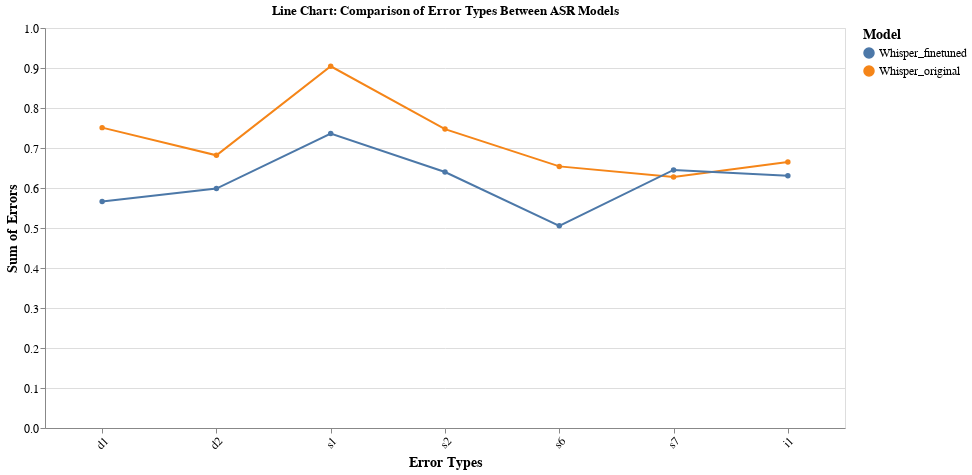

Notebook source saved alongside this figure:
### Code cell
import altair as alt
import pandas as pd
import numpy as np

# Filter out error_types that aren't present in error_weights
filtered_error_types = [et for et in error_types if et in error_weights]

# Create aligned arrays for the filtered list
y_model_1_filtered = [model_1_scores[error_types.index(et)] for et in filtered_error_types]
y_model_2_filtered = [model_2_scores[error_types.index(et)] for et in filtered_error_types]
weights_filtered = [error_weights[et] for et in filtered_error_types]

n = len(filtered_error_types)

# Build DataFrame for Altair
data = pd.DataFrame({
    'Error Types': np.tile(filtered_error_types, 2),
    'Sum of Errors': np.concatenate([y_model_1_filtered, y_model_2_filtered]),
    'Model': [label_model_1] * n + [label_model_2] * n,
    'Weights': np.tile(weights_filtered, 2)
})

line_chart = alt.Chart(data).mark_line(point=True).encode(
    x=alt.X('Error Types:N', 
            title='Error Types', 
            sort=filtered_error_types, 
            axis=alt.Axis(labelAngle=-45)),
    y=alt.Y('Sum of Errors:Q', title='Sum of Errors'),
    color=alt.Color('Model:N', title='Model'),
    tooltip=['Error Types', 'Sum of Errors', 'Model', 'Weights']
).properties(
    title='Line Chart: Comparison of Error Types Between ASR Models',
    width=800,
    height=400
).configure_axis(
    labelFontSize=12,
    titleFontSize=14
).configure_legend(
    labelFontSize=12,
    titleFontSize=14
)

line_chart.show()

### Figure 1 — Vega-Lite specification as saved in the notebook (floating-point values rounded to 4 significant figures)
{"config": {"view": {"continuousWidth": 300, "continuousHeight": 300}, "axis": {"labelFontSize": 12, "titleFontSize": 14}, "legend": {"labelFontSize": 12, "titleFontSize": 14}}, "data": {"name": "data-a8ad783e6e0951e18dcdb74c9926c87a"}, "mark": {"type": "line", "point": true}, "encoding": {"color": {"field": "Model", "title": "Model", "type": "nominal"}, "tooltip": [{"field": "Error Types", "type": "nominal"}, {"field": "Sum of Errors", "type": "quantitative"}, {"field": "Model", "type": "nominal"}, {"field": "Weights", "type": "quantitative"}], "x": {"axis": {"labelAngle": -45}, "field": "Error Types", "sort": ["d1", "d2", "s1", "s2", "s6", "s7", "i1"], "title": "Error Types", "type": "nominal"}, "y": {"field": "Sum of Errors", "title": "Sum of Errors", "type": "quantitative"}}, "height": 400, "title": "Line Chart: Comparison of Error Types Between ASR Models", "width": 800, "$schema": "https://vega.github.io/schema/vega-lite/v5.20.1.json", "datasets": {"data-a8ad783e6e0951e18dcdb74c9926c87a": [{"Error Types": "d1", "Sum of Errors": 0.7509, "Model": "Whisper_original", "Weights": 2}, {"Error Types": "d2", "Sum of Errors": 0.6816, "Model": "Whisper_original", "Weights": 8}, {"Error Types": "s1", "Sum of Errors": 0.9042, "Model": "Whisper_original", "Weights": 8}, {"Error Types": "s2", "Sum of Errors": 0.7473, "Model": "Whisper_original", "Weights": 9}, {"Error Types": "s6", "Sum of Errors": 0.654, "Model": "Whisper_original", "Weights": 5}, {"Error Types": "s7", "Sum of Errors": 0.6274, "Model": "Whisper_original", "Weights": 3}, {"Error Types": "i1", "Sum of Errors": 0.6649, "Model": "Whisper_original", "Weights": 10}, {"Error Types": "d1", "Sum of Errors": 0.5662, "Model": "Whisper_finetuned", "Weights": 2}, {"Error Types": "d2", "Sum of Errors": 0.5985, "Model": "Whisper_finetuned", "Weights": 8}, {"Error Types": "s1", "Sum of Errors": 0.736, "Model": "Whisper_finetuned", "Weights": 8}, {"Error Types": "s2", "Sum of Errors": 0.64, "Model": "Whisper_finetuned", "Weights": 9}, {"Error Types": "s6", "Sum of Errors": 0.5054, "Model": "Whisper_finetuned", "Weights": 5}, {"Error Types": "s7", "Sum of Errors": 0.6451, "Model": "Whisper_finetuned", "Weights": 3}, {"Error Types": "i1", "Sum of Errors": 0.6305, "Model": "Whisper_finetuned", "Weights": 10}]}}
